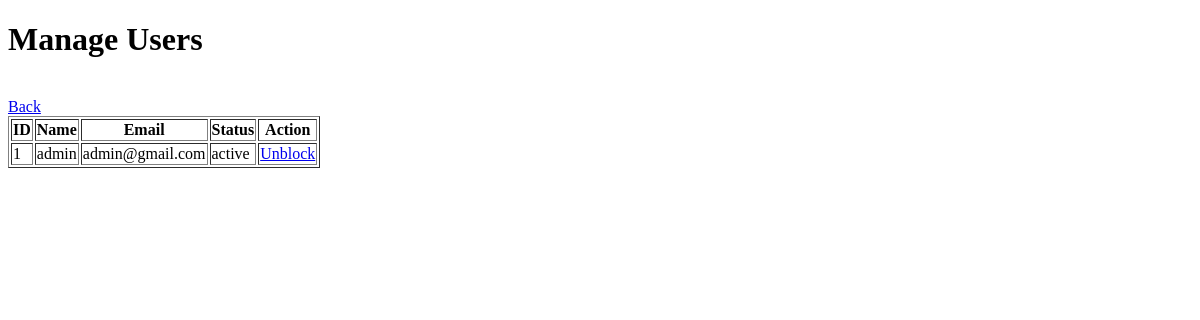
/users, run on an earlier commit of the app's database.
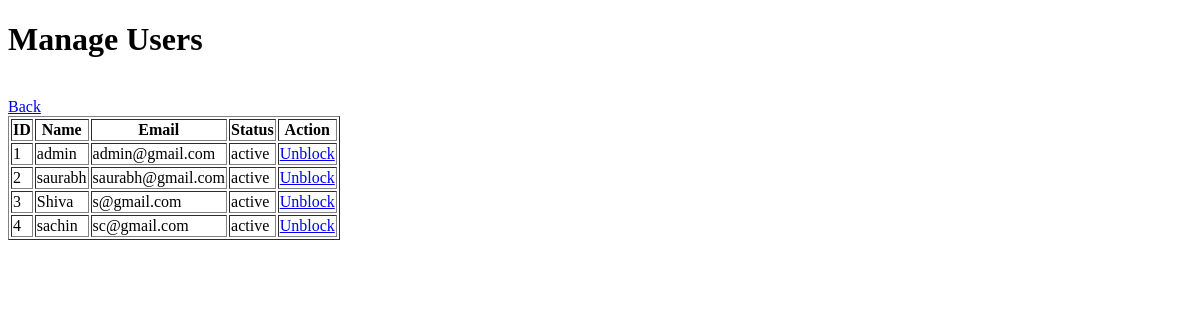
And on a later commit of the database.
### app.py (models this page shows)
class User(db.Model):
    id = db.Column(db.Integer, primary_key=True)
    username = db.Column(db.String(50), unique=True, nullable=False)
    email = db.Column(db.String(120), unique=True, nullable=False)
    password = db.Column(db.String(60), nullable=False)
    role = db.Column(db.String(20), nullable = False)
    status = db.Column(db.String(20), default="active")

### app.py (the view)
@app.route("/manage_staff", methods=['GET', 'POST'])
@app.route("/users")
def manage_users():
    users = User.query.all()
    return render_template('Admin/manage_users.html', users=users)

### templates/Admin/manage_users.html (shortened to what this page needs)
<!DOCTYPE html>
<html lang="en">
<head>
</head>
<body>
    <h1>Manage Users</h1>
    <table border="1">
    <tr>
        <th>ID</th>
        <th>Name</th>
        <th>Email</th>
        <th>Status</th>
        <th>Action</th>
    </tr>
    {% for user in users %}
    <tr>
        <td>{{ user.id }}</td>
        <td>{{ user.username }}</td>
        <td>{{ user.email }}</td>
        <td>{{ user.status }}</td>
        <td>
        {% if user.status == "Active" %}
        <a href="/block_user/{{ user.id }}">Block</a>
        {% else %}
        <a href="/unblock_user/{{ user.id }}">Unblock</a>
        {% endif %}
        </td>
    </tr>
    {% endfor %}
    <br>
    <a href="/admin_dashboard">Back</a>
</body>
</html>

What changed in the data, as far as the page shows it:
added User: id "2", username "saurabh", email "saurabh@gmail.com", status "active"
added User: id "3", username "Shiva", email "s@gmail.com", status "active"
added User: id "4", username "sachin", email "sc@gmail.com", status "active"
